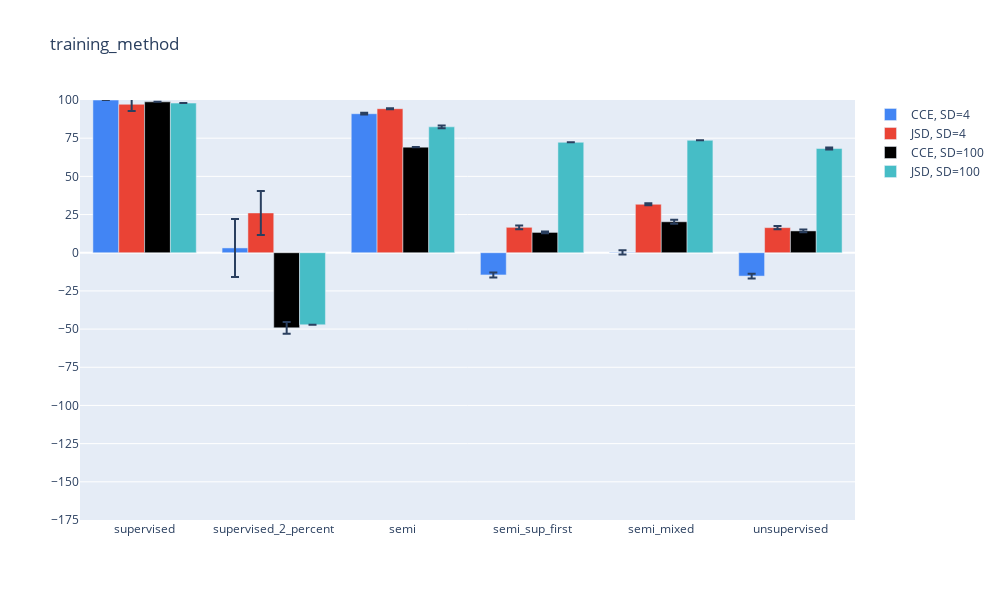

This figure's notebook cell:
### Code cell
plot_vals(0)
plt.savefig("pictures/results_fig_0.svg")

### Figure 1 — Plotly figure (JSON) as saved in the notebook; plotly's stock layout.template omitted (floating-point values rounded to 4 significant figures)
{"data": [{"error_y": {"array": [0.02062, 18.97, 0.574, 1.61, 1.379, 1.498]}, "marker": {"color": "#4285F4"}, "name": "CCE, SD=4", "type": "bar", "x": ["supervised", "supervised_2_percent", "semi", "semi_sup_first", "semi_mixed", "unsupervised"], "y": [99.96, 3.138, 91.01, -14.55, 0.2933, -15.3]}, {"error_y": {"array": [4.334, 14.41, 0.3421, 1.207, 0.6676, 1.1]}, "marker": {"color": "#EA4335"}, "name": "JSD, SD=4", "type": "bar", "x": ["supervised", "supervised_2_percent", "semi", "semi_sup_first", "semi_mixed", "unsupervised"], "y": [97.2, 26.06, 94.3, 16.64, 31.73, 16.43]}, {"error_y": {"array": [0.00698, 3.805, 0.02248, 0.5843, 1.258, 0.9445]}, "marker": {"color": "#000000"}, "name": "CCE, SD=100", "type": "bar", "x": ["supervised", "supervised_2_percent", "semi", "semi_sup_first", "semi_mixed", "unsupervised"], "y": [98.8, -49.18, 69.14, 13.3, 20.27, 14.28]}, {"error_y": {"array": [0, 0, 0.9052, 0, 0, 0.6003]}, "marker": {"color": "#46BDC6"}, "name": "JSD, SD=100", "type": "bar", "x": ["supervised", "supervised_2_percent", "semi", "semi_sup_first", "semi_mixed", "unsupervised"], "y": [97.98, -47.2, 82.43, 72.31, 73.62, 68.23]}], "layout": {"height": 600, "title": {"text": "training_method"}, "width": 1000, "yaxis": {"dtick": 25, "range": [-175, 100], "tick0": 0}}}
